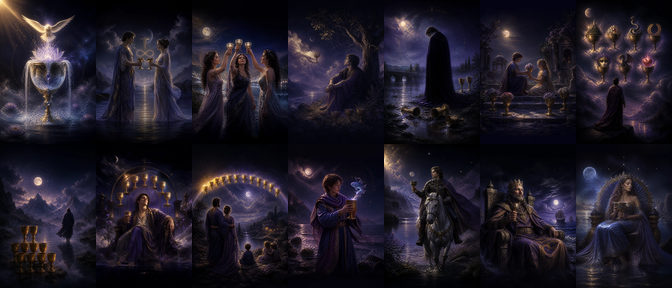
#> input picture tool/_art_audit_cups.png, 672 x 288 px
$ python -i oracly_tarot_compose_cards.py   (imports and definitions only)
#> lines starting #> are read from the running program, lines starting #| are printed output that depends on the picture; after the words box and inside, x2 and y2 are one past the last pixel; in counts of white or black regions, pixels touching at a corner belong together
#> further down, picture is the input picture: PIL image 672x288 RGB; mean R, G, B 32.1, 27.5, 38.5
"""ORACLY locked tarot face frame + title composite.

Master 1024×1792 (4:7). Runtime 512×896. Illustration is cover-cropped
into the oracle window. Titles live on the obsidian plaque.
"""
from __future__ import annotations

import argparse
import json
from pathlib import Path

from PIL import Image, ImageDraw, ImageFont

ROOT = Path(__file__).resolve().parents[1]
W, H = 1024, 1792
NEAR = (4, 3, 10, 255)
GOLD = (231, 197, 109, 255)
GOLD_L = (245, 217, 138, 255)
GOLD_D = (201, 168, 78, 255)
GOLD_G = (154, 116, 32, 255)
CREAM = (240, 230, 216, 255)
WIN = (64, 132, 960, 1568)
PLAQUE = (120, 1572, 904, 1728)


# [9 lines left out: function _font, not called in this run]


def _trim_void(src: Image.Image) -> Image.Image:
    gray = src.convert("L")
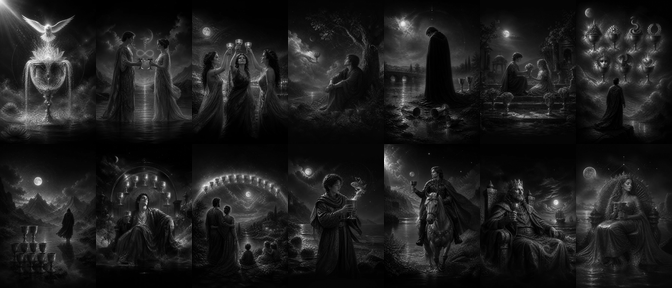
#> gray: PIL image 672x288 L; min 0, max 253, mean 30.1
    mask = gray.point(lambda p: 255 if p > 22 else 0)
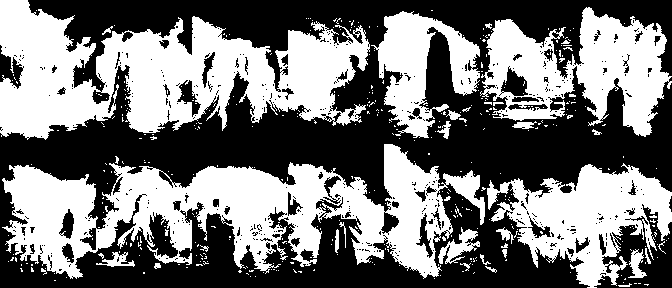
#> mask: PIL image 672x288 L; 46.9% white; 412 white regions (380 under 20 px), largest, box (x1, y1, x2, y2) and area: (2, 144, 485, 279) 29182, (0, 0, 370, 140) 27823, (480, 7, 672, 137) 12720
    bbox = mask.getbbox()
#> bbox = (0, 0, 672, 288)
    if bbox is None:
        return src
    left, top, right, bottom = bbox
#> left = 0; top = 0; right = 672; bottom = 288
    inset_x = int((right - left) * 0.05)
#> inset_x = 33
    inset_y = int((bottom - top) * 0.06)
#> inset_y = 17
    left = min(left + inset_x, right - 8)
#> left = 33
    top = min(top + inset_y, bottom - 8)
#> top = 17
    right = max(right - inset_x, left + 8)
#> right = 639
    bottom = max(bottom - inset_y, top + 8)
#> bottom = 271
    return src.crop((left, top, right, bottom))
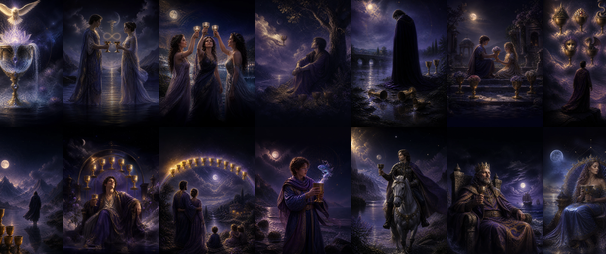
#> returned value: PIL image 606x254 RGB; mean R, G, B 35.1, 30, 41.9


# [105 lines left out: functions _cover, draw_frame, compose, export_runtime, _load_meta, main, not called in this run]


# [2 lines not run here, left out]

>>> from PIL import Image
>>> picture = Image.open('_art_audit_cups.png')
>>> result = _trim_void(picture)
